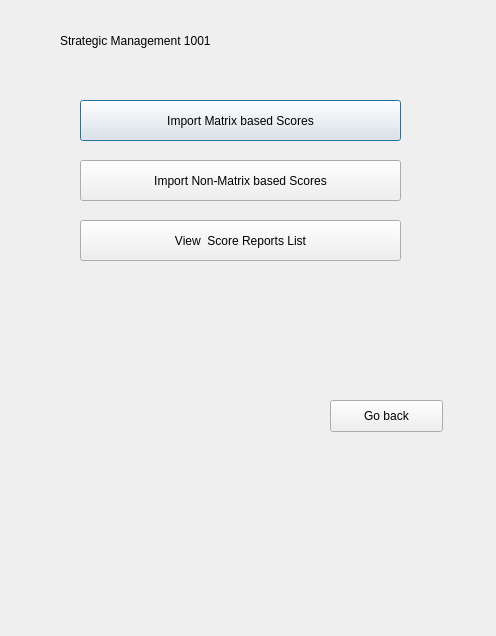
<?xml version="1.0" encoding="UTF-8"?>
<ui version="4.0">
 <class>Dialog</class>
 <widget class="QDialog" name="Dialog">
  <property name="geometry">
   <rect>
    <x>0</x>
    <y>0</y>
    <width>496</width>
    <height>636</height>
   </rect>
  </property>
  <property name="windowTitle">
   <string>Dialog</string>
  </property>
  <widget class="QPushButton" name="pushButton">
   <property name="geometry">
    <rect>
     <x>80</x>
     <y>100</y>
     <width>321</width>
     <height>41</height>
    </rect>
   </property>
   <property name="text">
    <string>Import Matrix based Scores</string>
   </property>
  </widget>
  <widget class="QPushButton" name="pushButton_2">
   <property name="geometry">
    <rect>
     <x>80</x>
     <y>160</y>
     <width>321</width>
     <height>41</height>
    </rect>
   </property>
   <property name="text">
    <string>Import Non-Matrix based Scores</string>
   </property>
  </widget>
  <widget class="QPushButton" name="pushButton_3">
   <property name="geometry">
    <rect>
     <x>80</x>
     <y>220</y>
     <width>321</width>
     <height>41</height>
    </rect>
   </property>
   <property name="text">
    <string>View  Score Reports List</string>
   </property>
  </widget>
  <widget class="QPushButton" name="pushButton_4">
   <property name="geometry">
    <rect>
     <x>330</x>
     <y>400</y>
     <width>113</width>
     <height>32</height>
    </rect>
   </property>
   <property name="text">
    <string>Go back</string>
   </property>
  </widget>
  <widget class="QLabel" name="label">
   <property name="geometry">
    <rect>
     <x>60</x>
     <y>20</y>
     <width>241</width>
     <height>41</height>
    </rect>
   </property>
   <property name="text">
    <string>Strategic Management 1001</string>
   </property>
  </widget>
 </widget>
 <resources/>
 <connections/>
</ui>
